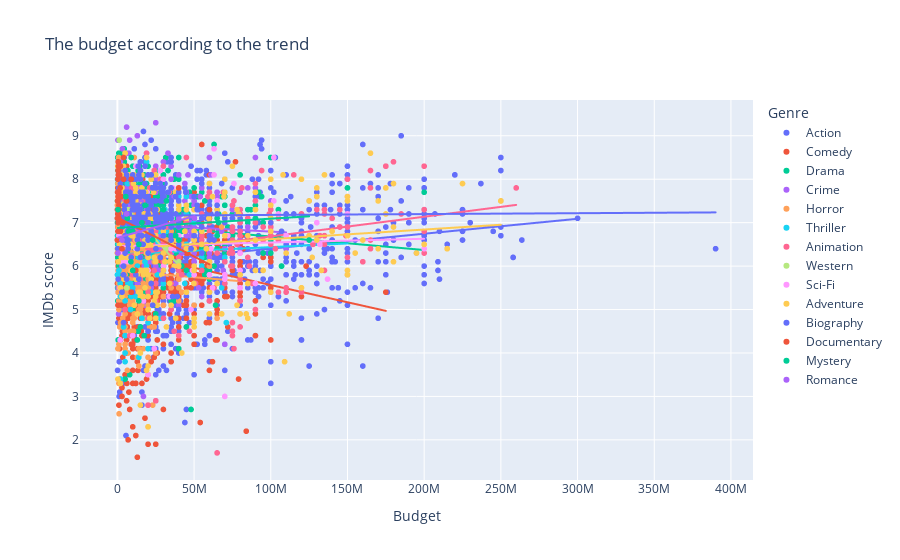

Notebook code for this chart:
### Code cell
fig=py.scatter(
    data2,
    x='Budget',
    y='IMDb score',
    trendline='ols',
    labels={'Budget':'Budget'},
    title='The budget according to the trend',
    color='Genre'
)
fig.show()

### Figure 1 — Plotly figure (JSON) as saved in the notebook; plotly's stock layout.template omitted (floating-point values rounded to 4 significant figures; data arrays with more than 128 entries replaced by an {"elided": "..."} marker saying what was removed)
{"data": [{"hovertemplate": "Genre=Action<br>Budget=%{x}<br>IMDb score=%{y}<extra></extra>", "legendgroup": "Action", "marker": {"color": "#636efa", "symbol": "circle"}, "mode": "markers", "name": "Action", "showlegend": true, "type": "scattergl", "x": {"elided": "971 int values"}, "xaxis": "x", "y": {"elided": "971 float values"}, "yaxis": "y"}, {"hovertemplate": "<b>OLS trendline</b><br>IMDb score = 3.44177e-09 * Budget + 6.05687<br>R<sup>2</sup>=0.033438<br><br>Genre=Action<br>Budget=%{x}<br>IMDb score=%{y} <b>(trend)</b><extra></extra>", "legendgroup": "Action", "marker": {"color": "#636efa", "symbol": "circle"}, "mode": "lines", "name": "Action", "showlegend": false, "type": "scattergl", "x": {"elided": "971 int values"}, "xaxis": "x", "y": {"elided": "971 float values"}, "yaxis": "y"}, {"hovertemplate": "Genre=Comedy<br>Budget=%{x}<br>IMDb score=%{y}<extra></extra>", "legendgroup": "Comedy", "marker": {"color": "#EF553B", "symbol": "circle"}, "mode": "markers", "name": "Comedy", "showlegend": true, "type": "scattergl", "x": {"elided": "1007 int values"}, "xaxis": "x", "y": {"elided": "1007 float values"}, "yaxis": "y"}, {"hovertemplate": "<b>OLS trendline</b><br>IMDb score = -7.93538e-09 * Budget + 6.35798<br>R<sup>2</sup>=0.026237<br><br>Genre=Comedy<br>Budget=%{x}<br>IMDb score=%{y} <b>(trend)</b><extra></extra>", "legendgroup": "Comedy", "marker": {"color": "#EF553B", "symbol": "circle"}, "mode": "lines", "name": "Comedy", "showlegend": false, "type": "scattergl", "x": {"elided": "1007 int values"}, "xaxis": "x", "y": {"elided": "1007 float values"}, "yaxis": "y"}, {"hovertemplate": "Genre=Drama<br>Budget=%{x}<br>IMDb score=%{y}<extra></extra>", "legendgroup": "Drama", "marker": {"color": "#00cc96", "symbol": "circle"}, "mode": "markers", "name": "Drama", "showlegend": true, "type": "scattergl", "x": {"elided": "603 int values"}, "xaxis": "x", "y": {"elided": "603 float values"}, "yaxis": "y"}, {"hovertemplate": "<b>OLS trendline</b><br>IMDb score = -3.10458e-09 * Budget + 6.99118<br>R<sup>2</sup>=0.007889<br><br>Genre=Drama<br>Budget=%{x}<br>IMDb score=%{y} <b>(trend)</b><extra></extra>", "legendgroup": "Drama", "marker": {"color": "#00cc96", "symbol": "circle"}, "mode": "lines", "name": "Drama", "showlegend": false, "type": "scattergl", "x": {"elided": "603 int values"}, "xaxis": "x", "y": {"elided": "603 float values"}, "yaxis": "y"}, {"hovertemplate": "Genre=Crime<br>Budget=%{x}<br>IMDb score=%{y}<extra></extra>", "legendgroup": "Crime", "marker": {"color": "#ab63fa", "symbol": "circle"}, "mode": "markers", "name": "Crime", "showlegend": true, "type": "scattergl", "x": {"elided": "265 int values"}, "xaxis": "x", "y": {"elided": "265 float values"}, "yaxis": "y"}, {"hovertemplate": "<b>OLS trendline</b><br>IMDb score = -1.8389e-09 * Budget + 6.97855<br>R<sup>2</sup>=0.002135<br><br>Genre=Crime<br>Budget=%{x}<br>IMDb score=%{y} <b>(trend)</b><extra></extra>", "legendgroup": "Crime", "marker": {"color": "#ab63fa", "symbol": "circle"}, "mode": "lines", "name": "Crime", "showlegend": false, "type": "scattergl", "x": {"elided": "265 int values"}, "xaxis": "x", "y": {"elided": "265 float values"}, "yaxis": "y"}, {"hovertemplate": "Genre=Horror<br>Budget=%{x}<br>IMDb score=%{y}<extra></extra>", "legendgroup": "Horror", "marker": {"color": "#FFA15A", "symbol": "circle"}, "mode": "markers", "name": "Horror", "showlegend": true, "type": "scattergl", "x": {"elided": "221 int values"}, "xaxis": "x", "y": {"elided": "221 float values"}, "yaxis": "y"}, {"hovertemplate": "<b>OLS trendline</b><br>IMDb score = -3.04336e-09 * Budget + 5.8968<br>R<sup>2</sup>=0.001616<br><br>Genre=Horror<br>Budget=%{x}<br>IMDb score=%{y} <b>(trend)</b><extra></extra>", "legendgroup": "Horror", "marker": {"color": "#FFA15A", "symbol": "circle"}, "mode": "lines", "name": "Horror", "showlegend": false, "type": "scattergl", "x": {"elided": "221 int values"}, "xaxis": "x", "y": {"elided": "221 float values"}, "yaxis": "y"}, {"hovertemplate": "Genre=Thriller<br>Budget=%{x}<br>IMDb score=%{y}<extra></extra>", "legendgroup": "Thriller", "marker": {"color": "#19d3f3", "symbol": "circle"}, "mode": "markers", "name": "Thriller", "showlegend": true, "type": "scattergl", "x": [40000000, 5000000, 55000000, 45000000, 40000000, 60000000, 30000000, 68000000, 2000000, 150000000, 18000000, 55000000, 35000000, 47000000, 26000000, 26000000, 19000000, 44000000, 5000000, 32000000, 32000000, 37000000, 10000000, 4000000, 6000000, 71000000, 40000000, 40000000, 40000000, 70000000, 32000000, 55000000, 45000000, 45000000, 50000000, 2000000, 31000000, 50000000, 150000000, 40000000, 50000000, 15000000, 8000000, 15000000, 70000, 12000000, 21000000, 13000000, 20000000, 26000000, 1000000, 22000000, 5000000, 6000000, 26000000, 25000000, 30000000, 750000, 6900000, 12000000, 1400000, 13000000, 28000000, 8500000, 500000, 114000, 12000000, 4000000, 20000000, 14000000, 27500000, 2300000, 8000000, 2000000, 2000000, 5000000, 14000000, 650000, 12000000, 22000000, 10000000, 8500000, 5000000, 4000000, 12000000, 20000000, 20000000, 20000000, 5000000, 9000000, 5000000, 5000000, 1800000, 16000000, 19000000, 23000000, 18000000, 6700000, 5000000, 2400000, 7000000, 10000000, 22000000], "xaxis": "x", "y": [6.5, 5.2, 6.2, 6.5, 6.2, 6.6, 5.6, 5.5, 7.5, 7.2, 5.5, 6.5, 6.2, 5.8, 6.5, 5.8, 6, 5.6, 7.7, 6.5, 6.4, 6, 7.3, 6.3, 6.7, 4.7, 6, 6, 6, 6.2, 6.8, 6, 7.2, 7.6, 6.7, 8.1, 7.3, 7, 6.7, 7.6, 7, 7.3, 7.6, 7, 5.8, 6.6, 7.8, 8, 4.1, 7.1, 5.9, 6.6, 4.4, 6.9, 6.6, 4.8, 5.9, 8.1, 5.6, 5.3, 6.1, 6, 4.8, 5.6, 6.7, 8, 6.8, 7, 4.7, 6.2, 6.8, 8, 6.9, 3.4, 5.3, 7.2, 3.9, 6.5, 6.8, 5.4, 5.9, 5, 7.4, 4.6, 7, 7, 6.9, 6.7, 7.1, 5.3, 3.8, 4, 5.6, 4.8, 8.4, 6.2, 6.1, 7.9, 7.6, 5.1, 7.5, 5.5, 6.2], "yaxis": "y"}, {"hovertemplate": "<b>OLS trendline</b><br>IMDb score = 1.67826e-09 * Budget + 6.26934<br>R<sup>2</sup>=0.001614<br><br>Genre=Thriller<br>Budget=%{x}<br>IMDb score=%{y} <b>(trend)</b><extra></extra>", "legendgroup": "Thriller", "marker": {"color": "#19d3f3", "symbol": "circle"}, "mode": "lines", "name": "Thriller", "showlegend": false, "type": "scattergl", "x": [70000, 114000, 500000, 650000, 750000, 1000000, 1400000, 1800000, 2000000, 2000000, 2000000, 2000000, 2300000, 2400000, 4000000, 4000000, 4000000, 5000000, 5000000, 5000000, 5000000, 5000000, 5000000, 5000000, 5000000, 5000000, 6000000, 6000000, 6700000, 6900000, 7000000, 8000000, 8000000, 8500000, 8500000, 9000000, 10000000, 10000000, 10000000, 12000000, 12000000, 12000000, 12000000, 12000000, 13000000, 13000000, 14000000, 14000000, 15000000, 15000000, 16000000, 18000000, 18000000, 19000000, 19000000, 20000000, 20000000, 20000000, 20000000, 20000000, 21000000, 22000000, 22000000, 22000000, 23000000, 25000000, 26000000, 26000000, 26000000, 26000000, 27500000, 28000000, 30000000, 30000000, 31000000, 32000000, 32000000, 32000000, 35000000, 37000000, 40000000, 40000000, 40000000, 40000000, 40000000, 40000000, 44000000, 45000000, 45000000, 45000000, 47000000, 50000000, 50000000, 50000000, 55000000, 55000000, 55000000, 60000000, 68000000, 70000000, 71000000, 150000000, 150000000], "xaxis": "x", "y": [6.269, 6.27, 6.27, 6.27, 6.271, 6.271, 6.272, 6.272, 6.273, 6.273, 6.273, 6.273, 6.273, 6.273, 6.276, 6.276, 6.276, 6.278, 6.278, 6.278, 6.278, 6.278, 6.278, 6.278, 6.278, 6.278, 6.279, 6.279, 6.281, 6.281, 6.281, 6.283, 6.283, 6.284, 6.284, 6.284, 6.286, 6.286, 6.286, 6.289, 6.289, 6.289, 6.289, 6.289, 6.291, 6.291, 6.293, 6.293, 6.295, 6.295, 6.296, 6.3, 6.3, 6.301, 6.301, 6.303, 6.303, 6.303, 6.303, 6.303, 6.305, 6.306, 6.306, 6.306, 6.308, 6.311, 6.313, 6.313, 6.313, 6.313, 6.315, 6.316, 6.32, 6.32, 6.321, 6.323, 6.323, 6.323, 6.328, 6.331, 6.336, 6.336, 6.336, 6.336, 6.336, 6.336, 6.343, 6.345, 6.345, 6.345, 6.348, 6.353, 6.353, 6.353, 6.362, 6.362, 6.362, 6.37, 6.383, 6.387, 6.388, 6.521, 6.521], "yaxis": "y"}, {"hovertemplate": "Genre=Animation<br>Budget=%{x}<br>IMDb score=%{y}<extra></extra>", "legendgroup": "Animation", "marker": {"color": "#FF6692", "symbol": "circle"}, "mode": "markers", "name": "Animation", "showlegend": true, "type": "scattergl", "x": {"elided": "178 int values"}, "xaxis": "x", "y": {"elided": "178 float values"}, "yaxis": "y"}, {"hovertemplate": "<b>OLS trendline</b><br>IMDb score = 4.53524e-09 * Budget + 6.22945<br>R<sup>2</sup>=0.045228<br><br>Genre=Animation<br>Budget=%{x}<br>IMDb score=%{y} <b>(trend)</b><extra></extra>", "legendgroup": "Animation", "marker": {"color": "#FF6692", "symbol": "circle"}, "mode": "lines", "name": "Animation", "showlegend": false, "type": "scattergl", "x": {"elided": "178 int values"}, "xaxis": "x", "y": {"elided": "178 float values"}, "yaxis": "y"}, {"hovertemplate": "Genre=Western<br>Budget=%{x}<br>IMDb score=%{y}<extra></extra>", "legendgroup": "Western", "marker": {"color": "#B6E880", "symbol": "circle"}, "mode": "markers", "name": "Western", "showlegend": true, "type": "scattergl", "x": [40000000, 10000000, 32000000, 2600000, 6000000, 1800000, 5000000, 6900000, 1600000, 1250000, 1200000], "xaxis": "x", "y": [6.1, 7.1, 6.4, 7.8, 5.5, 7, 8.6, 7.3, 7.4, 7.1, 8.9], "yaxis": "y"}, {"hovertemplate": "<b>OLS trendline</b><br>IMDb score = -3.91229e-08 * Budget + 7.58536<br>R<sup>2</sup>=0.270963<br><br>Genre=Western<br>Budget=%{x}<br>IMDb score=%{y} <b>(trend)</b><extra></extra>", "legendgroup": "Western", "marker": {"color": "#B6E880", "symbol": "circle"}, "mode": "lines", "name": "Western", "showlegend": false, "type": "scattergl", "x": [1200000, 1250000, 1600000, 1800000, 2600000, 5000000, 6000000, 6900000, 10000000, 32000000, 40000000], "xaxis": "x", "y": [7.538, 7.536, 7.523, 7.515, 7.484, 7.39, 7.351, 7.315, 7.194, 6.333, 6.02], "yaxis": "y"}, {"hovertemplate": "Genre=Sci-Fi<br>Budget=%{x}<br>IMDb score=%{y}<extra></extra>", "legendgroup": "Sci-Fi", "marker": {"color": "#FF97FF", "symbol": "circle"}, "mode": "markers", "name": "Sci-Fi", "showlegend": true, "type": "scattergl", "x": [62000000, 70000000, 102000000, 45000000, 60000000, 30000000, 35000000, 35000000, 110000000, 50000000, 40000000, 40000000, 90000000, 70000000, 38000000, 70000000, 72000000, 80000000, 200000000, 34000000, 34000000, 80000000, 35000000, 48000000, 80000000, 150000000, 150000000, 49000000, 61000000, 4000000, 65000000, 65000000, 24000000, 76000000, 36000000, 137000000, 130000000, 35000000, 105000000, 80000000, 63000000, 30000000, 132000000, 102000000, 63000000, 12000000, 7000000, 1800000, 1100000, 28000000, 15000000, 5000000, 12000000, 19400870, 1700000, 17000000, 1750000, 4500000, 6000000, 2500000, 20000000, 7400000, 500000, 12000000, 1000000, 10000000, 6500000, 20000000, 13000000, 6500000, 12000000], "xaxis": "x", "y": [5.5, 5.8, 7.5, 6.4, 5.8, 6, 7.1, 7.1, 6.7, 5.8, 6.7, 6.4, 5.6, 5.7, 6.4, 3, 6.7, 6.3, 6.4, 5.3, 5.3, 5.5, 7.3, 5, 5.9, 7.2, 6.7, 5.9, 6.4, 6.1, 7.5, 7.5, 4.1, 7.9, 7.8, 5.7, 7, 6.4, 7.2, 5.5, 8.1, 8, 6.5, 8.5, 8.7, 8.3, 6.1, 5.5, 6.1, 8.2, 8, 6.8, 7.1, 7.7, 6.1, 5.2, 4.3, 8.1, 7.2, 6.3, 3.5, 7.1, 6.4, 6.4, 6.7, 4.4, 7.2, 5.9, 7.7, 8.1, 7.1], "yaxis": "y"}, {"hovertemplate": "<b>OLS trendline</b><br>IMDb score = 8.58958e-10 * Budget + 6.45733<br>R<sup>2</sup>=0.001043<br><br>Genre=Sci-Fi<br>Budget=%{x}<br>IMDb score=%{y} <b>(trend)</b><extra></extra>", "legendgroup": "Sci-Fi", "marker": {"color": "#FF97FF", "symbol": "circle"}, "mode": "lines", "name": "Sci-Fi", "showlegend": false, "type": "scattergl", "x": [500000, 1000000, 1100000, 1700000, 1750000, 1800000, 2500000, 4000000, 4500000, 5000000, 6000000, 6500000, 6500000, 7000000, 7400000, 10000000, 12000000, 12000000, 12000000, 12000000, 13000000, 15000000, 17000000, 19400870, 20000000, 20000000, 24000000, 28000000, 30000000, 30000000, 34000000, 34000000, 35000000, 35000000, 35000000, 35000000, 36000000, 38000000, 40000000, 40000000, 45000000, 48000000, 49000000, 50000000, 60000000, 61000000, 62000000, 63000000, 63000000, 65000000, 65000000, 70000000, 70000000, 70000000, 72000000, 76000000, 80000000, 80000000, 80000000, 80000000, 90000000, 102000000, 102000000, 105000000, 110000000, 130000000, 132000000, 137000000, 150000000, 150000000, 200000000], "xaxis": "x", "y": [6.458, 6.458, 6.458, 6.459, 6.459, 6.459, 6.459, 6.461, 6.461, 6.462, 6.462, 6.463, 6.463, 6.463, 6.464, 6.466, 6.468, 6.468, 6.468, 6.468, 6.468, 6.47, 6.472, 6.474, 6.475, 6.475, 6.478, 6.481, 6.483, 6.483, 6.487, 6.487, 6.487, 6.487, 6.487, 6.487, 6.488, 6.49, 6.492, 6.492, 6.496, 6.499, 6.499, 6.5, 6.509, 6.51, 6.511, 6.511, 6.511, 6.513, 6.513, 6.517, 6.517, 6.517, 6.519, 6.523, 6.526, 6.526, 6.526, 6.526, 6.535, 6.545, 6.545, 6.548, 6.552, 6.569, 6.571, 6.575, 6.586, 6.586, 6.629], "yaxis": "y"}, {"hovertemplate": "Genre=Adventure<br>Budget=%{x}<br>IMDb score=%{y}<extra></extra>", "legendgroup": "Adventure", "marker": {"color": "#FECB52", "symbol": "circle"}, "mode": "markers", "name": "Adventure", "showlegend": true, "type": "scattergl", "x": {"elided": "243 int values"}, "xaxis": "x", "y": {"elided": "243 float values"}, "yaxis": "y"}, {"hovertemplate": "<b>OLS trendline</b><br>IMDb score = 2.21603e-09 * Budget + 6.39831<br>R<sup>2</sup>=0.012101<br><br>Genre=Adventure<br>Budget=%{x}<br>IMDb score=%{y} <b>(trend)</b><extra></extra>", "legendgroup": "Adventure", "marker": {"color": "#FECB52", "symbol": "circle"}, "mode": "lines", "name": "Adventure", "showlegend": false, "type": "scattergl", "x": {"elided": "243 int values"}, "xaxis": "x", "y": {"elided": "243 float values"}, "yaxis": "y"}, {"hovertemplate": "Genre=Biography<br>Budget=%{x}<br>IMDb score=%{y}<extra></extra>", "legendgroup": "Biography", "marker": {"color": "#636efa", "symbol": "circle"}, "mode": "markers", "name": "Biography", "showlegend": true, "type": "scattergl", "x": {"elided": "231 int values"}, "xaxis": "x", "y": {"elided": "231 float values"}, "yaxis": "y"}, {"hovertemplate": "<b>OLS trendline</b><br>IMDb score = 1.99248e-10 * Budget + 7.15834<br>R<sup>2</sup>=0.000076<br><br>Genre=Biography<br>Budget=%{x}<br>IMDb score=%{y} <b>(trend)</b><extra></extra>", "legendgroup": "Biography", "marker": {"color": "#636efa", "symbol": "circle"}, "mode": "lines", "name": "Biography", "showlegend": false, "type": "scattergl", "x": {"elided": "231 int values"}, "xaxis": "x", "y": {"elided": "231 float values"}, "yaxis": "y"}, {"hovertemplate": "Genre=Documentary<br>Budget=%{x}<br>IMDb score=%{y}<extra></extra>", "legendgroup": "Documentary", "marker": {"color": "#EF553B", "symbol": "circle"}, "mode": "markers", "name": "Documentary", "showlegend": true, "type": "scattergl", "x": [500000, 225000, 750000, 2000000, 1100, 40000000, 500000, 60000000, 1000000, 2500000, 4000000, 200000, 6000000, 550000, 2500000, 913000, 3000000, 2500000, 250000, 9000000, 700000, 400000, 100000, 750000, 13000000, 12000000, 1750211, 2000000, 1000000, 10000000, 450000, 160000, 4000000, 500000, 200000, 9000000, 500000, 8000000, 1500000, 200000, 400000, 3500000, 150000, 1500000, 1000000, 600000], "xaxis": "x", "y": [7.6, 7.5, 7, 6.8, 6.6, 7.8, 7.2, 7.3, 7.4, 5.1, 8, 7.5, 7.5, 7, 7.6, 7.1, 6.4, 7.6, 8, 5.4, 8.3, 5.1, 7.7, 7.7, 1.6, 5.9, 7.8, 8.3, 7.3, 4.1, 8.2, 7.5, 8.5, 6.8, 7.2, 8, 8.4, 2.7, 8.1, 7.7, 7.7, 7, 7.1, 6.8, 7.7, 8.1], "yaxis": "y"}, {"hovertemplate": "<b>OLS trendline</b><br>IMDb score = -1.7969e-08 * Budget + 7.11889<br>R<sup>2</sup>=0.018329<br><br>Genre=Documentary<br>Budget=%{x}<br>IMDb score=%{y} <b>(trend)</b><extra></extra>", "legendgroup": "Documentary", "marker": {"color": "#EF553B", "symbol": "circle"}, "mode": "lines", "name": "Documentary", "showlegend": false, "type": "scattergl", "x": [1100, 100000, 150000, 160000, 200000, 200000, 200000, 225000, 250000, 400000, 400000, 450000, 500000, 500000, 500000, 500000, 550000, 600000, 700000, 750000, 750000, 913000, 1000000, 1000000, 1000000, 1500000, 1500000, 1750211, 2000000, 2000000, 2500000, 2500000, 2500000, 3000000, 3500000, 4000000, 4000000, 6000000, 8000000, 9000000, 9000000, 10000000, 12000000, 13000000, 40000000, 60000000], "xaxis": "x", "y": [7.119, 7.117, 7.116, 7.116, 7.115, 7.115, 7.115, 7.115, 7.114, 7.112, 7.112, 7.111, 7.11, 7.11, 7.11, 7.11, 7.109, 7.108, 7.106, 7.105, 7.105, 7.102, 7.101, 7.101, 7.101, 7.092, 7.092, 7.087, 7.083, 7.083, 7.074, 7.074, 7.074, 7.065, 7.056, 7.047, 7.047, 7.011, 6.975, 6.957, 6.957, 6.939, 6.903, 6.885, 6.4, 6.041], "yaxis": "y"}, {"hovertemplate": "Genre=Mystery<br>Budget=%{x}<br>IMDb score=%{y}<extra></extra>", "legendgroup": "Mystery", "marker": {"color": "#00cc96", "symbol": "circle"}, "mode": "markers", "name": "Mystery", "showlegend": true, "type": "scattergl", "x": [365000, 7500000, 40000000, 32000000, 50000000, 38000000, 125000000, 80000000, 14000000, 18000000, 10000000, 6500000, 5500000, 30000000, 23000000, 9000000, 14000000, 10000000, 8800000, 16000000], "xaxis": "x", "y": [7.3, 6.8, 6.6, 7.5, 7.1, 6.7, 6.6, 8.1, 6.5, 7.4, 6.8, 7.1, 7.6, 7.3, 6.6, 8.5, 5.2, 5.9, 6.1, 7], "yaxis": "y"}, {"hovertemplate": "<b>OLS trendline</b><br>IMDb score = 2.14292e-09 * Budget + 6.87739<br>R<sup>2</sup>=0.007443<br><br>Genre=Mystery<br>Budget=%{x}<br>IMDb score=%{y} <b>(trend)</b><extra></extra>", "legendgroup": "Mystery", "marker": {"color": "#00cc96", "symbol": "circle"}, "mode": "lines", "name": "Mystery", "showlegend": false, "type": "scattergl", "x": [365000, 5500000, 6500000, 7500000, 8800000, 9000000, 10000000, 10000000, 14000000, 14000000, 16000000, 18000000, 23000000, 30000000, 32000000, 38000000, 40000000, 50000000, 80000000, 125000000], "xaxis": "x", "y": [6.878, 6.889, 6.891, 6.893, 6.896, 6.897, 6.899, 6.899, 6.907, 6.907, 6.912, 6.916, 6.927, 6.942, 6.946, 6.959, 6.963, 6.985, 7.049, 7.145], "yaxis": "y"}, {"hovertemplate": "Genre=Romance<br>Budget=%{x}<br>IMDb score=%{y}<extra></extra>", "legendgroup": "Romance", "marker": {"color": "#ab63fa", "symbol": "circle"}, "mode": "markers", "name": "Romance", "showlegend": true, "type": "scattergl", "x": [50200000, 6000000, 3000000, 379000], "xaxis": "x", "y": [7.1, 7.2, 6.6, 6.3], "yaxis": "y"}, {"hovertemplate": "<b>OLS trendline</b><br>IMDb score = 9.93611e-09 * Budget + 6.652<br>R<sup>2</sup>=0.306741<br><br>Genre=Romance<br>Budget=%{x}<br>IMDb score=%{y} <b>(trend)</b><extra></extra>", "legendgroup": "Romance", "marker": {"color": "#ab63fa", "symbol": "circle"}, "mode": "lines", "name": "Romance", "showlegend": false, "type": "scattergl", "x": [379000, 3000000, 6000000, 50200000], "xaxis": "x", "y": [6.656, 6.682, 6.712, 7.151], "yaxis": "y"}], "layout": {"legend": {"title": {"text": "Genre"}, "tracegroupgap": 0}, "title": {"text": "The budget according to the trend"}, "xaxis": {"anchor": "y", "domain": [0, 1], "title": {"text": "Budget"}}, "yaxis": {"anchor": "x", "domain": [0, 1], "title": {"text": "IMDb score"}}}}
